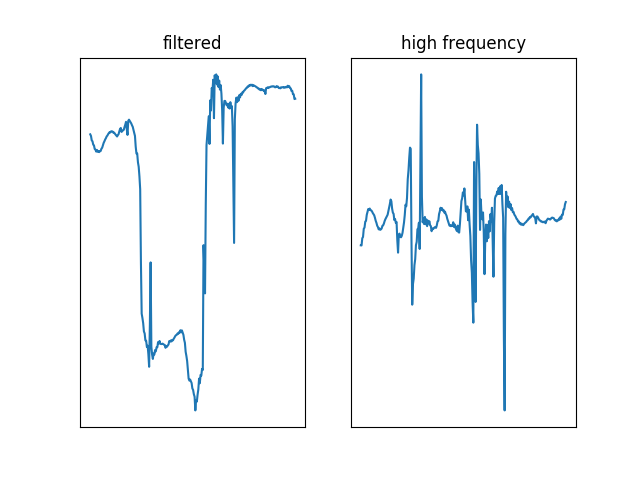
#> input picture signal_filtering/2.png, 640 x 480 px, given in place of snr1.jpg, which was not available
$ python fft.py
#> lines starting #> are read from the running program, lines starting #| are printed output that depends on the picture; pictures that were not available may be replaced by others from this repository, and a replacement may not be noted

import numpy as np
import matplotlib.pyplot as plt

# import the necessary packages
import matplotlib.pyplot as plt
import numpy as np

np.set_printoptions(threshold=np.inf)

# [80 lines left out: functions detect_blur_fft, fft, not called in this run]

import cv2
from matplotlib import pyplot as plt

# [10 lines left out: function grad, not called in this run]


def image():
	img  = cv2.imread("/home/popikeyshen/snr1.jpg",0).astype('float32')
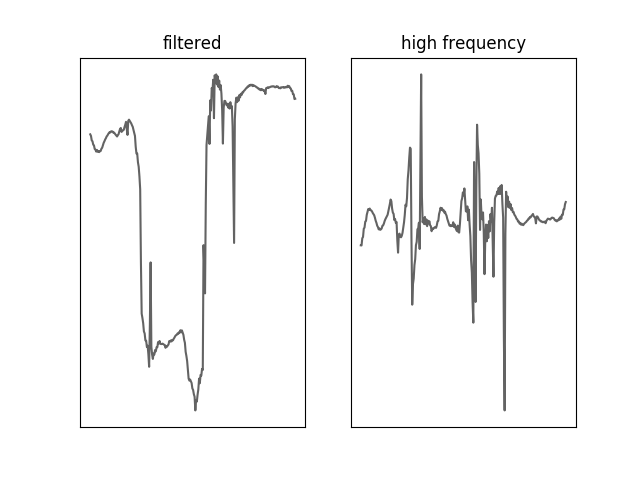
#> img: shape (480, 640) float32; min 0, max 255, mean 248.1
	img  = cv2.imread("/home/popikeyshen/convolution/test_conv.png",1)
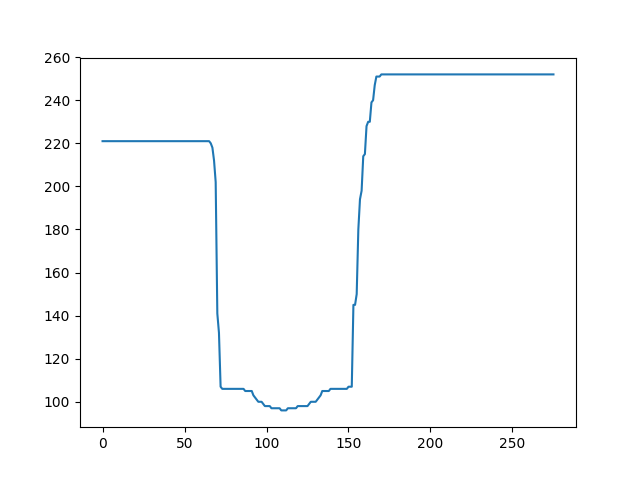
#> input picture signal_filtering/median80.png, 640 x 480 px, given in place of test_conv.png, which was not available
#> img is the input picture: shape (480, 640, 3); mean B, G, R 251.9, 251.5, 250.9
	img_gradient_x = np.gradient(img)[0]
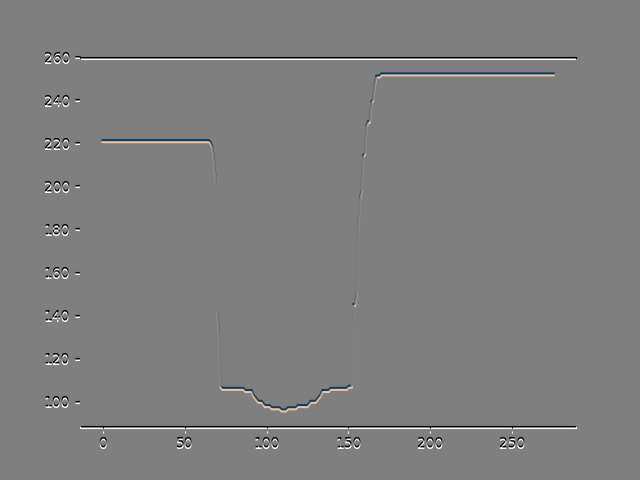
#> img_gradient_x: shape (480, 640, 3) float64; mean B, G, R 0, 0, 0; drawn with min black and max white
	img_gradient_y = np.gradient(img)[1]
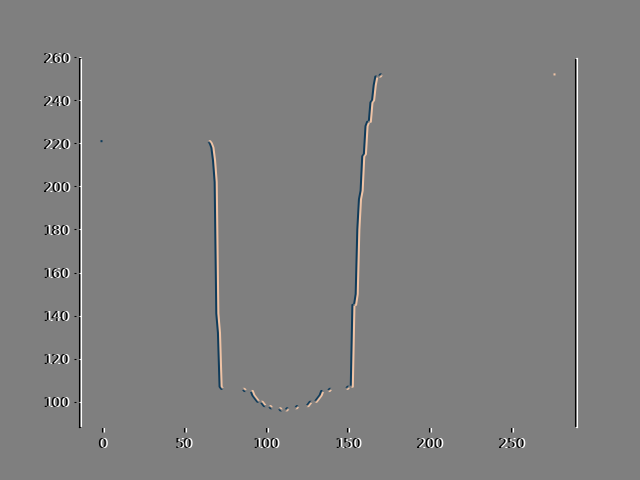
#> img_gradient_y: shape (480, 640, 3) float64; mean B, G, R 0, 0, 0; drawn with min black and max white
	# [4 lines of commented-out code are left out]

	img_gradient_xy = img_gradient_x+img_gradient_y
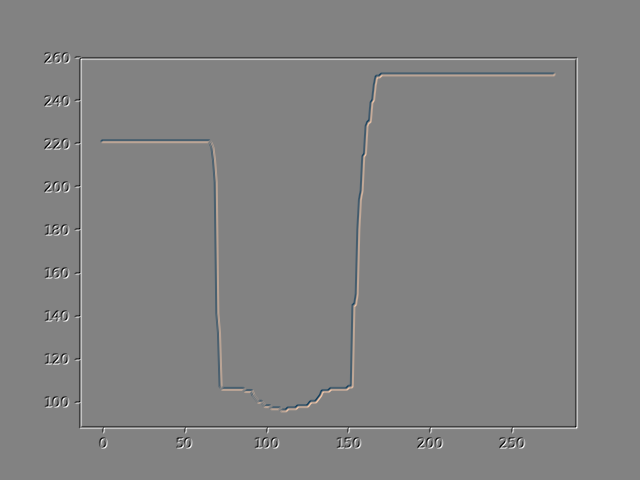
#> img_gradient_xy: shape (480, 640, 3) float64; mean B, G, R 0, 0, 0; drawn with min black and max white
	# [4 lines of commented-out code are left out]
	plt.imshow(img_gradient_xy)
	plt.show()
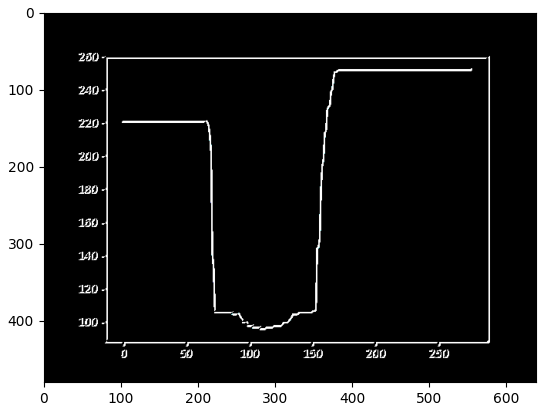
#> figure drawn by matplotlib, 1 panel; B, G, R data is drawn as R, G, B


	#res = np.convolve(img,img2)  // just 1d
#> (the run stopped early here; a loop or call above may not have finished)
